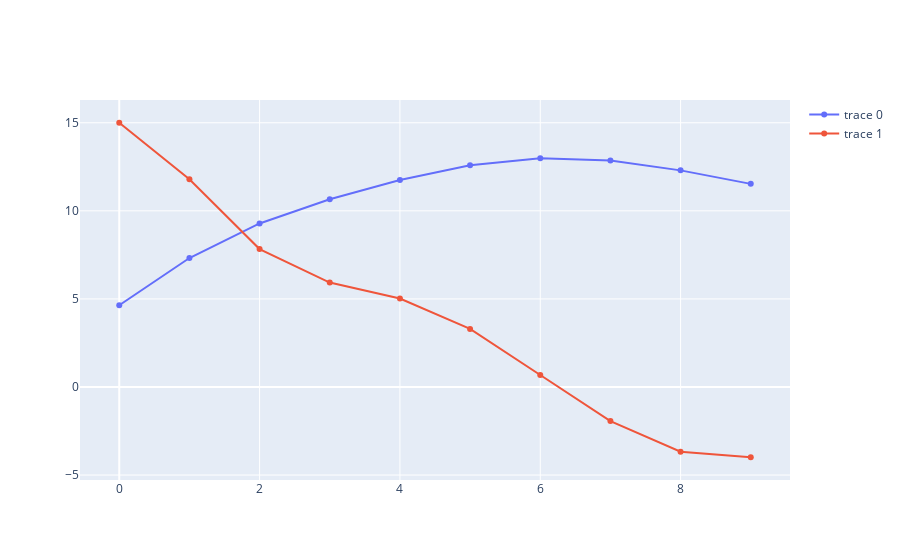

The notebook cell saved with this chart:
### Code cell
x0 = torch.Tensor([np.pi+1.5, 15.]).double()
x_traj, u_traj, alpha_traj = vf.sol_to_traj(x0, *(V(x0)[1:]))
fig = go.Figure()
for i in range(2):
    fig.add_trace(go.Scatter(
        y=x_traj[i,:]
    ))
fig.show()

### Figure 1 — Plotly figure (JSON) as saved in the notebook; plotly's stock layout.template omitted (floating-point values rounded to 4 significant figures)
{"data": [{"type": "scatter", "y": [4.642, 7.321, 9.283, 10.66, 11.75, 12.59, 12.98, 12.86, 12.3, 11.53]}, {"type": "scatter", "y": [15, 11.79, 7.83, 5.929, 5.02, 3.297, 0.6814, -1.936, -3.676, -3.988]}], "layout": {}}
